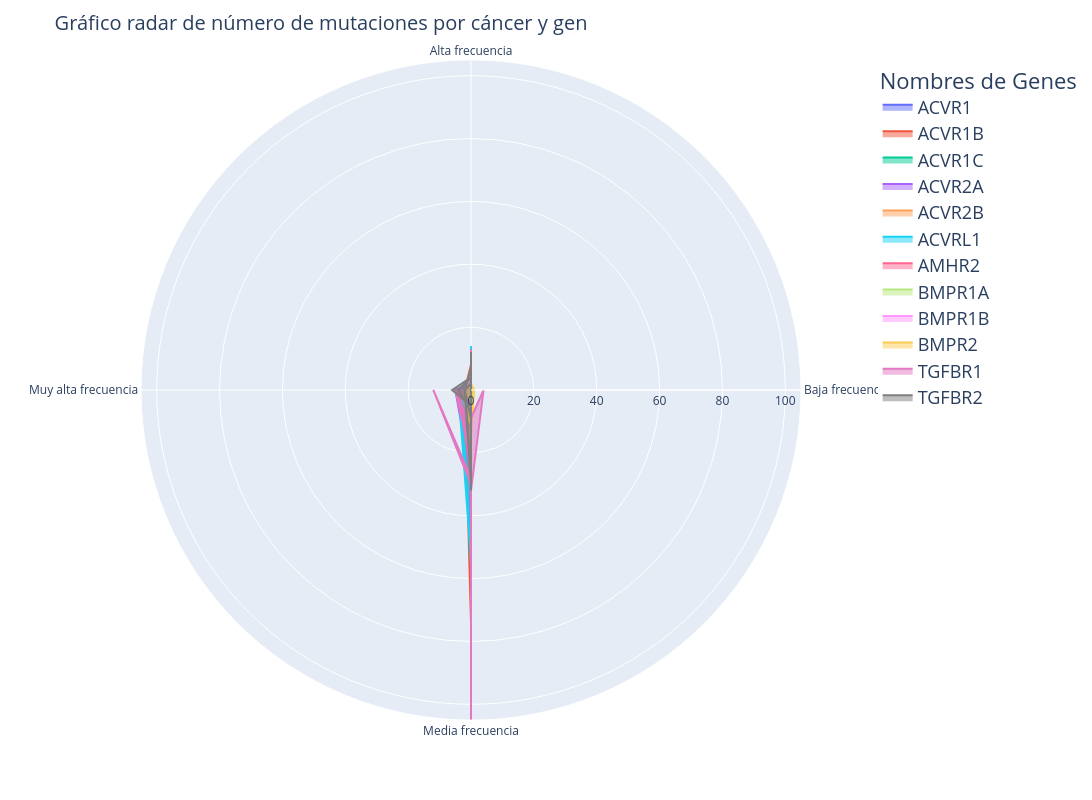

Notebook cell for this chart:
### Code cell
import plotly.express as px

# Contar el número de mutaciones por gen y tipo de cáncer
mutation_counts = df_unique.groupby(['Gen_names', 'tipo_cancer', 'clasificacion'])['aa_mutation'].count().reset_index()
mutation_counts.columns = ['Gen_names', 'tipo_cancer', 'clasificacion','mutation_count']  # Renombrar columnas

# Obtener el orden para los tipos de cáncer
ordered_cancer = mutation_counts.groupby('tipo_cancer')['mutation_count'].sum().sort_values(ascending=False).index.tolist()

# Asegurarte de que los tipos de cáncer estén en el orden deseado
mutation_counts['tipo_cancer'] = pd.Categorical(mutation_counts['tipo_cancer'], categories=ordered_cancer, ordered=True)

# Crear el gráfico polar usando el conteo de mutaciones
fig = px.line_polar(mutation_counts, r='mutation_count', theta='clasificacion', line_close=True, 
                    line_group='Gen_names', color='Gen_names', 
                    color_discrete_sequence=custom_colors)

# Rellenar el área bajo las líneas
fig.update_traces(fill='toself')

# Actualizar el layout para ordenar los ejes y definir el tamaño del gráfico
fig.update_layout(
    title='Gráfico radar de número de mutaciones por cáncer y gen',  # Título del gráfico
    legend_title_text='Nombres de Genes',  # Título de la leyenda
    width=1200,  # Ancho del gráfico (12 pulgadas)
    height=800,  # Altura del gráfico (8 pulgadas)
    title_font_size=20,  # Tamaño de la fuente del título
    legend=dict(font=dict(size=18)),  # Tamaño de la fuente de la leyenda
    polar=dict(
        angularaxis=dict(
            categoryorder='category ascending',  # Asegura que se ordenen los ejes
        ),
        radialaxis=dict(
            visible=True
        )
    )
)

# Mostrar el gráfico
fig.show()

### Figure 1 — Plotly figure (JSON) as saved in the notebook; plotly's stock layout.template omitted (floating-point values rounded to 4 significant figures)
{"data": [{"fill": "toself", "hovertemplate": "Gen_names=ACVR1<br>mutation_count=%{r}<br>clasificacion=%{theta}<extra></extra>", "legendgroup": "ACVR1", "line": {"color": "#636EFA", "dash": "solid"}, "marker": {"symbol": "circle"}, "mode": "lines", "name": "ACVR1", "r": [5, 3, 2, 1, 7, 5, 3, 3, 1, 1, 5, 9, 3, 8, 1, 1, 3, 27, 2, 4, 1, 5], "showlegend": true, "subplot": "polar", "theta": ["Media frecuencia", "Alta frecuencia", "Media frecuencia", "Muy alta frecuencia", "Media frecuencia", "Media frecuencia", "Media frecuencia", "Media frecuencia", "Muy alta frecuencia", "Media frecuencia", "Alta frecuencia", "Media frecuencia", "Alta frecuencia", "Media frecuencia", "Muy alta frecuencia", "Media frecuencia", "Alta frecuencia", "Media frecuencia", "Alta frecuencia", "Media frecuencia", "Muy alta frecuencia", "Media frecuencia"], "type": "scatterpolar"}, {"fill": "toself", "hovertemplate": "Gen_names=ACVR1B<br>mutation_count=%{r}<br>clasificacion=%{theta}<extra></extra>", "legendgroup": "ACVR1B", "line": {"color": "#EF553B", "dash": "solid"}, "marker": {"symbol": "circle"}, "mode": "lines", "name": "ACVR1B", "r": [3, 16, 1, 6, 7, 7, 49, 16, 3, 3, 3, 1, 8, 6, 5, 19, 2, 2, 20, 3, 5, 7, 53, 3, 10, 3, 3, 9, 23, 2, 8, 74, 2, 6, 3], "showlegend": true, "subplot": "polar", "theta": ["Alta frecuencia", "Media frecuencia", "Alta frecuencia", "Media frecuencia", "Media frecuencia", "Alta frecuencia", "Media frecuencia", "Media frecuencia", "Muy alta frecuencia", "Alta frecuencia", "Muy alta frecuencia", "Alta frecuencia", "Media frecuencia", "Media frecuencia", "Alta frecuencia", "Media frecuencia", "Muy alta frecuencia", "Alta frecuencia", "Media frecuencia", "Alta frecuencia", "Media frecuencia", "Alta frecuencia", "Media frecuencia", "Muy alta frecuencia", "Media frecuencia", "Muy alta frecuencia", "Media frecuencia", "Alta frecuencia", "Media frecuencia", "Muy alta frecuencia", "Alta frecuencia", "Media frecuencia", "Muy alta frecuencia", "Media frecuencia", "Alta frecuencia"], "type": "scatterpolar"}, {"fill": "toself", "hovertemplate": "Gen_names=ACVR1C<br>mutation_count=%{r}<br>clasificacion=%{theta}<extra></extra>", "legendgroup": "ACVR1C", "line": {"color": "#00CC96", "dash": "solid"}, "marker": {"symbol": "circle"}, "mode": "lines", "name": "ACVR1C", "r": [27, 7, 6, 31, 11, 6, 4, 4, 8, 4, 8, 10, 60, 6, 4, 53, 5, 4, 13, 8, 83, 6, 27], "showlegend": true, "subplot": "polar", "theta": ["Media frecuencia", "Alta frecuencia", "Media frecuencia", "Media frecuencia", "Media frecuencia", "Media frecuencia", "Media frecuencia", "Alta frecuencia", "Media frecuencia", "Alta frecuencia", "Media frecuencia", "Alta frecuencia", "Media frecuencia", "Media frecuencia", "Alta frecuencia", "Media frecuencia", "Media frecuencia", "Media frecuencia", "Media frecuencia", "Alta frecuencia", "Media frecuencia", "Media frecuencia", "Media frecuencia"], "type": "scatterpolar"}, {"fill": "toself", "hovertemplate": "Gen_names=ACVR2A<br>mutation_count=%{r}<br>clasificacion=%{theta}<extra></extra>", "legendgroup": "ACVR2A", "line": {"color": "#AB63FA", "dash": "solid"}, "marker": {"symbol": "circle"}, "mode": "lines", "name": "ACVR2A", "r": [5, 7, 2, 2, 5, 7, 22, 13, 2, 5, 28, 5, 2, 1, 12, 2, 2, 32, 4, 16, 7, 13, 8, 53, 1, 5], "showlegend": true, "subplot": "polar", "theta": ["Media frecuencia", "Media frecuencia", "Muy alta frecuencia", "Alta frecuencia", "Media frecuencia", "Alta frecuencia", "Media frecuencia", "Media frecuencia", "Alta frecuencia", "Alta frecuencia", "Media frecuencia", "Muy alta frecuencia", "Alta frecuencia", "Alta frecuencia", "Media frecuencia", "Muy alta frecuencia", "Alta frecuencia", "Media frecuencia", "Media frecuencia", "Media frecuencia", "Media frecuencia", "Media frecuencia", "Alta frecuencia", "Media frecuencia", "Muy alta frecuencia", "Media frecuencia"], "type": "scatterpolar"}, {"fill": "toself", "hovertemplate": "Gen_names=ACVR2B<br>mutation_count=%{r}<br>clasificacion=%{theta}<extra></extra>", "legendgroup": "ACVR2B", "line": {"color": "#FFA15A", "dash": "solid"}, "marker": {"symbol": "circle"}, "mode": "lines", "name": "ACVR2B", "r": [3, 2, 3, 1, 13, 6, 3, 1, 1, 1, 1, 12, 1, 1, 1, 6, 1, 2, 1, 2, 1, 4, 19, 2, 3], "showlegend": true, "subplot": "polar", "theta": ["Media frecuencia", "Alta frecuencia", "Media frecuencia", "Alta frecuencia", "Media frecuencia", "Media frecuencia", "Media frecuencia", "Media frecuencia", "Muy alta frecuencia", "Media frecuencia", "Muy alta frecuencia", "Media frecuencia", "Muy alta frecuencia", "Media frecuencia", "Alta frecuencia", "Media frecuencia", "Alta frecuencia", "Media frecuencia", "Alta frecuencia", "Media frecuencia", "Media frecuencia", "Alta frecuencia", "Media frecuencia", "Media frecuencia", "Media frecuencia"], "type": "scatterpolar"}, {"fill": "toself", "hovertemplate": "Gen_names=ACVRL1<br>mutation_count=%{r}<br>clasificacion=%{theta}<extra></extra>", "legendgroup": "ACVRL1", "line": {"color": "#19D3F3", "dash": "solid"}, "marker": {"symbol": "circle"}, "mode": "lines", "name": "ACVRL1", "r": [11, 4, 25, 4, 8, 24, 21, 3, 7, 2, 5, 3, 14, 54, 4, 10, 4, 56, 3, 2, 18, 3, 54, 4, 8, 2, 11], "showlegend": true, "subplot": "polar", "theta": ["Media frecuencia", "Alta frecuencia", "Media frecuencia", "Alta frecuencia", "Media frecuencia", "Media frecuencia", "Media frecuencia", "Alta frecuencia", "Media frecuencia", "Alta frecuencia", "Media frecuencia", "Media frecuencia", "Alta frecuencia", "Media frecuencia", "Muy alta frecuencia", "Media frecuencia", "Alta frecuencia", "Media frecuencia", "Muy alta frecuencia", "Media frecuencia", "Media frecuencia", "Alta frecuencia", "Media frecuencia", "Alta frecuencia", "Media frecuencia", "Muy alta frecuencia", "Media frecuencia"], "type": "scatterpolar"}, {"fill": "toself", "hovertemplate": "Gen_names=AMHR2<br>mutation_count=%{r}<br>clasificacion=%{theta}<extra></extra>", "legendgroup": "AMHR2", "line": {"color": "#FF6692", "dash": "solid"}, "marker": {"symbol": "circle"}, "mode": "lines", "name": "AMHR2", "r": [2, 7, 2, 2, 2, 1, 11, 1, 1, 4, 1, 1, 3, 8, 7, 10, 5, 27, 4, 2, 2, 15, 2, 4, 1, 3, 7, 23, 1, 6, 2], "showlegend": true, "subplot": "polar", "theta": ["Media frecuencia", "Media frecuencia", "Muy alta frecuencia", "Alta frecuencia", "Media frecuencia", "Alta frecuencia", "Media frecuencia", "Muy alta frecuencia", "Alta frecuencia", "Media frecuencia", "Muy alta frecuencia", "Media frecuencia", "Alta frecuencia", "Media frecuencia", "Media frecuencia", "Media frecuencia", "Alta frecuencia", "Media frecuencia", "Muy alta frecuencia", "Media frecuencia", "Alta frecuencia", "Media frecuencia", "Alta frecuencia", "Media frecuencia", "Alta frecuencia", "Media frecuencia", "Alta frecuencia", "Media frecuencia", "Muy alta frecuencia", "Media frecuencia", "Media frecuencia"], "type": "scatterpolar"}, {"fill": "toself", "hovertemplate": "Gen_names=BMPR1A<br>mutation_count=%{r}<br>clasificacion=%{theta}<extra></extra>", "legendgroup": "BMPR1A", "line": {"color": "#B6E880", "dash": "solid"}, "marker": {"symbol": "circle"}, "mode": "lines", "name": "BMPR1A", "r": [2, 1, 1, 1, 10, 1, 8, 1, 1, 3, 1, 1, 4, 8, 1, 2, 1, 9, 1, 1, 2, 1, 2, 24, 2, 2], "showlegend": true, "subplot": "polar", "theta": ["Media frecuencia", "Alta frecuencia", "Media frecuencia", "Muy alta frecuencia", "Media frecuencia", "Alta frecuencia", "Media frecuencia", "Muy alta frecuencia", "Alta frecuencia", "Media frecuencia", "Baja frecuencia", "Media frecuencia", "Media frecuencia", "Media frecuencia", "Muy alta frecuencia", "Media frecuencia", "Alta frecuencia", "Media frecuencia", "Media frecuencia", "Muy alta frecuencia", "Media frecuencia", "Media frecuencia", "Alta frecuencia", "Media frecuencia", "Media frecuencia", "Media frecuencia"], "type": "scatterpolar"}, {"fill": "toself", "hovertemplate": "Gen_names=BMPR1B<br>mutation_count=%{r}<br>clasificacion=%{theta}<extra></extra>", "legendgroup": "BMPR1B", "line": {"color": "#FF97FF", "dash": "solid"}, "marker": {"symbol": "circle"}, "mode": "lines", "name": "BMPR1B", "r": [4, 4, 6, 4, 29, 1, 15, 6, 6, 2, 4, 2, 4, 25, 2, 2, 20, 4, 2, 2, 8, 2, 6, 26, 12, 4], "showlegend": true, "subplot": "polar", "theta": ["Media frecuencia", "Media frecuencia", "Media frecuencia", "Alta frecuencia", "Media frecuencia", "Muy alta frecuencia", "Media frecuencia", "Media frecuencia", "Media frecuencia", "Media frecuencia", "Media frecuencia", "Muy alta frecuencia", "Alta frecuencia", "Media frecuencia", "Media frecuencia", "Alta frecuencia", "Media frecuencia", "Media frecuencia", "Alta frecuencia", "Alta frecuencia", "Media frecuencia", "Muy alta frecuencia", "Alta frecuencia", "Media frecuencia", "Media frecuencia", "Media frecuencia"], "type": "scatterpolar"}, {"fill": "toself", "hovertemplate": "Gen_names=BMPR2<br>mutation_count=%{r}<br>clasificacion=%{theta}<extra></extra>", "legendgroup": "BMPR2", "line": {"color": "#FECB52", "dash": "solid"}, "marker": {"symbol": "circle"}, "mode": "lines", "name": "BMPR2", "r": [1, 5, 1, 2, 3, 3, 1, 31, 2, 1, 14, 3, 3, 1, 5, 1, 20, 1, 3, 1, 19, 1, 5, 7, 4, 39, 1, 9, 1, 1], "showlegend": true, "subplot": "polar", "theta": ["Alta frecuencia", "Media frecuencia", "Alta frecuencia", "Media frecuencia", "Alta frecuencia", "Media frecuencia", "Muy alta frecuencia", "Media frecuencia", "Alta frecuencia", "Baja frecuencia", "Media frecuencia", "Alta frecuencia", "Media frecuencia", "Muy alta frecuencia", "Media frecuencia", "Media frecuencia", "Media frecuencia", "Muy alta frecuencia", "Media frecuencia", "Alta frecuencia", "Media frecuencia", "Muy alta frecuencia", "Media frecuencia", "Media frecuencia", "Alta frecuencia", "Media frecuencia", "Alta frecuencia", "Media frecuencia", "Muy alta frecuencia", "Alta frecuencia"], "type": "scatterpolar"}, {"fill": "toself", "hovertemplate": "Gen_names=TGFBR1<br>mutation_count=%{r}<br>clasificacion=%{theta}<extra></extra>", "legendgroup": "TGFBR1", "line": {"color": "#E377C2", "dash": "solid"}, "marker": {"symbol": "circle"}, "mode": "lines", "name": "TGFBR1", "r": [4, 5, 13, 9, 86, 34, 4, 10, 25, 5, 4, 30, 12, 28, 9, 4, 32, 7, 4, 21, 13, 105, 5, 22, 5, 4], "showlegend": true, "subplot": "polar", "theta": ["Media frecuencia", "Muy alta frecuencia", "Media frecuencia", "Media frecuencia", "Media frecuencia", "Media frecuencia", "Alta frecuencia", "Media frecuencia", "Media frecuencia", "Media frecuencia", "Alta frecuencia", "Media frecuencia", "Muy alta frecuencia", "Media frecuencia", "Media frecuencia", "Baja frecuencia", "Media frecuencia", "Media frecuencia", "Media frecuencia", "Media frecuencia", "Alta frecuencia", "Media frecuencia", "Alta frecuencia", "Media frecuencia", "Muy alta frecuencia", "Media frecuencia"], "type": "scatterpolar"}, {"fill": "toself", "hovertemplate": "Gen_names=TGFBR2<br>mutation_count=%{r}<br>clasificacion=%{theta}<extra></extra>", "legendgroup": "TGFBR2", "line": {"color": "#7F7F7F", "dash": "solid"}, "marker": {"symbol": "circle"}, "mode": "lines", "name": "TGFBR2", "r": [4, 30, 2, 2, 14, 5, 6, 4, 19, 2, 28, 8, 2, 12, 26, 2, 27, 2, 22, 4, 6, 9, 2, 7, 32, 7, 4, 4], "showlegend": true, "subplot": "polar", "theta": ["Alta frecuencia", "Media frecuencia", "Muy alta frecuencia", "Alta frecuencia", "Media frecuencia", "Media frecuencia", "Muy alta frecuencia", "Alta frecuencia", "Media frecuencia", "Alta frecuencia", "Media frecuencia", "Media frecuencia", "Media frecuencia", "Alta frecuencia", "Media frecuencia", "Muy alta frecuencia", "Media frecuencia", "Alta frecuencia", "Media frecuencia", "Media frecuencia", "Media frecuencia", "Media frecuencia", "Muy alta frecuencia", "Alta frecuencia", "Media frecuencia", "Media frecuencia", "Muy alta frecuencia", "Alta frecuencia"], "type": "scatterpolar"}], "layout": {"height": 800, "legend": {"font": {"size": 18}, "title": {"text": "Nombres de Genes"}, "tracegroupgap": 0}, "margin": {"t": 60}, "polar": {"angularaxis": {"categoryorder": "category ascending", "direction": "clockwise", "rotation": 90, "type": "category"}, "domain": {"x": [0, 1], "y": [0, 1]}, "radialaxis": {"autorange": true, "range": [0, 105], "type": "linear", "visible": true}}, "title": {"font": {"size": 20}, "text": "Gráfico radar de número de mutaciones por cáncer y gen"}, "width": 1200}}
